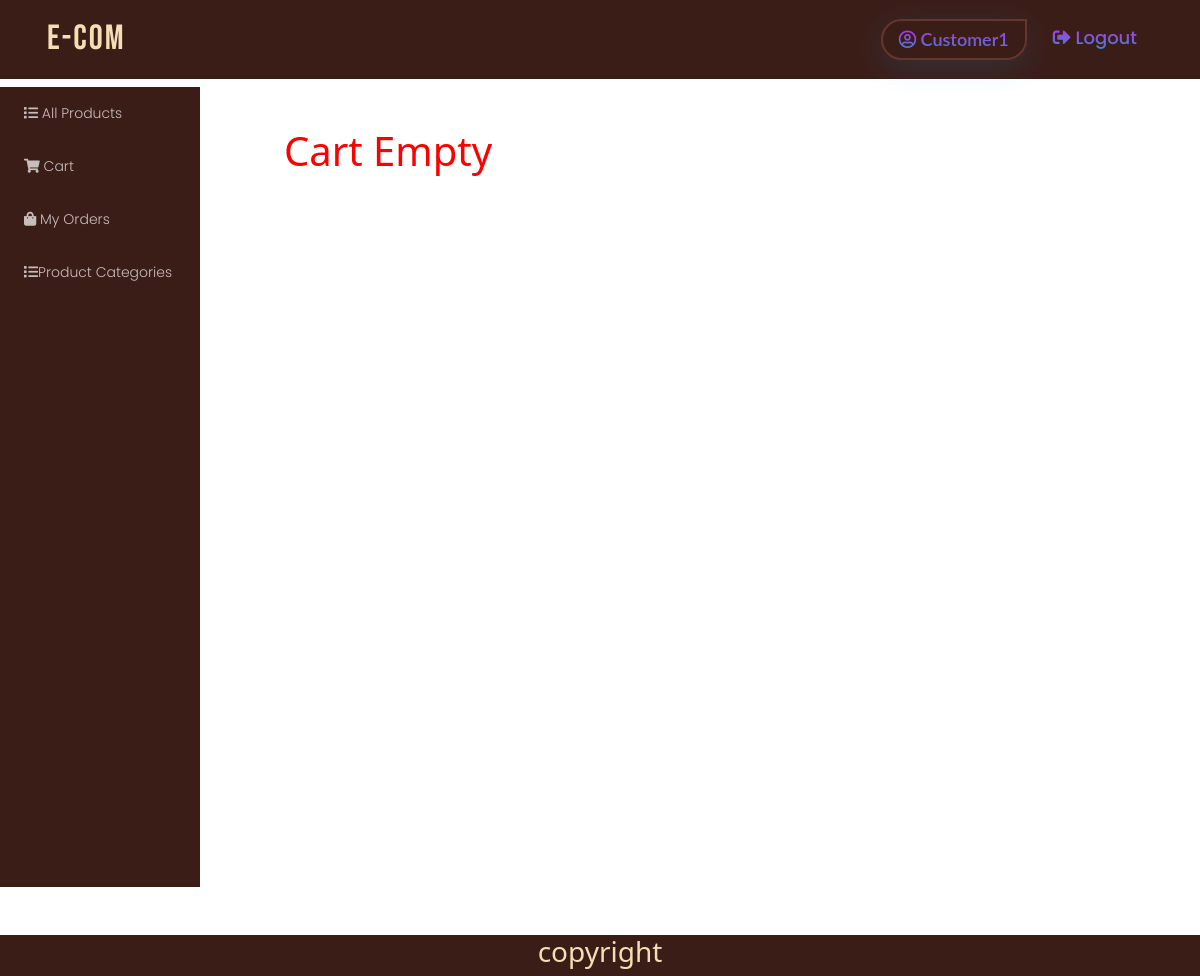
Page /customer/mycart (signed in) on the earlier database version.
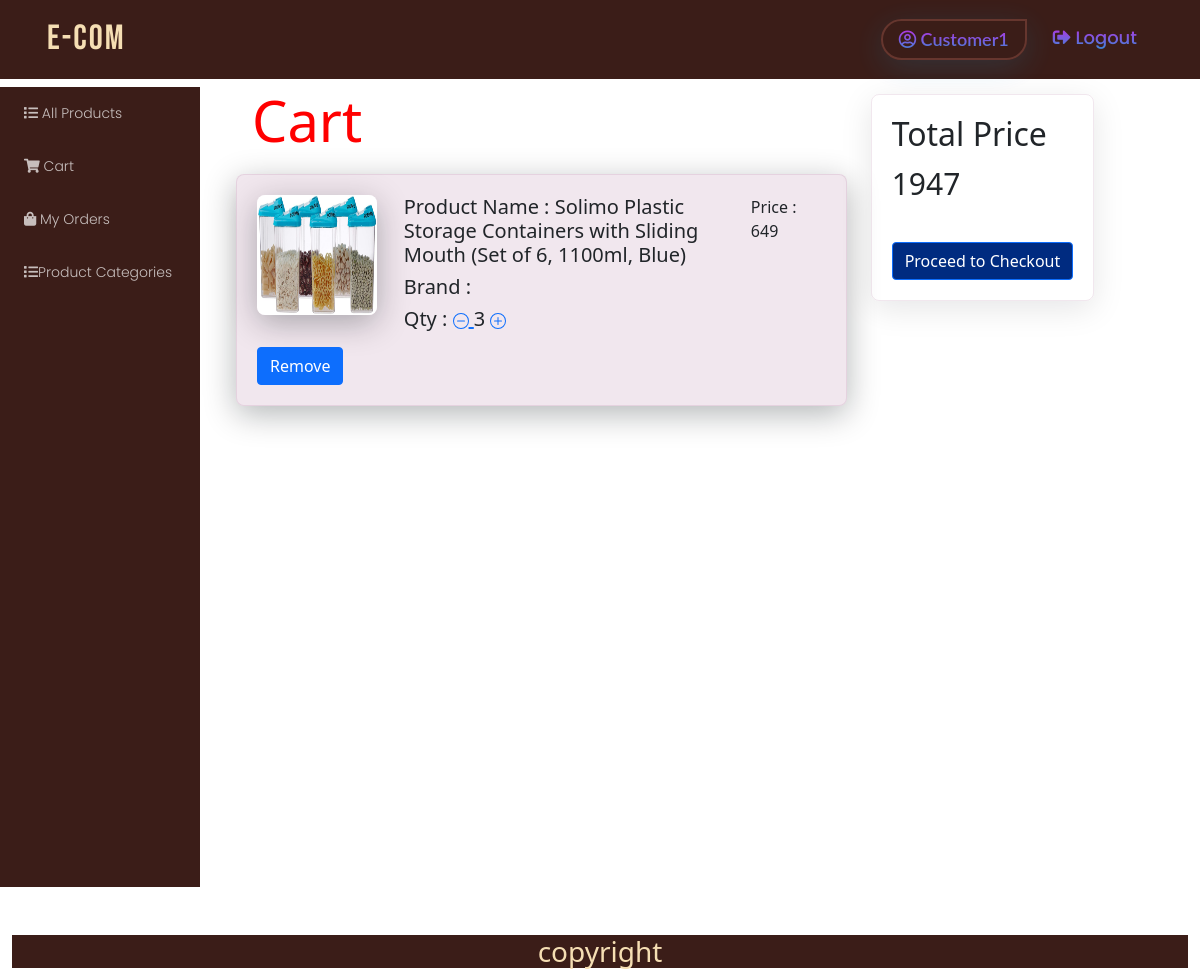
Same page on the later database version.
### customer/models.py (models this page shows, shortened)
class Cart(Abstractmodels):
    INCART = 'incart'
    CANCELLED = 'cancelled'
    options = (
        (INCART, 'incart'),
        (CANCELLED, 'cancelled'),
    )
    item = models.ForeignKey(Product, on_delete=models.CASCADE, related_name='item')
    user = models.ForeignKey(User, on_delete=models.CASCADE, related_name='user')
    status = models.CharField(max_length=120, choices=options, default='incart')
    quantity = models.IntegerField(default=1)
    class Meta:
        ordering = ['-created_date']

### seller/models.py (models this page shows, shortened)
class Product(Abstractmodels):
    name = models.CharField(max_length=120, verbose_name='Product Name')
    brand = models.CharField(max_length=120, verbose_name='Brand Name', blank=True)
    price = models.PositiveIntegerField(default=0)
    details = models.CharField(max_length=1000, verbose_name='Details of Product')
    image = models.ImageField(upload_to='product_images')
    category = models.ForeignKey(Category, on_delete=models.CASCADE, related_name='category')
    user = models.ForeignKey(User, on_delete=models.CASCADE, related_name='seller')
    stock = models.PositiveIntegerField(default=0)
    class Meta:
        ordering = ['-created_date']

### customer/views.py (the view)
# urls.py: path('mycart', views.ViewMyCart.as_view(), name='mycart'),
class ViewMyCart(TemplateView):
    model = Cart
    template_name = 'customer/mycart.html'
    context = {}
    def get(self, request, *args, **kwargs):
        mycart = self.model.objects.filter(user=self.request.user, status='incart')
        total = 0
        for cart in mycart:
            if cart.quantity > cart.item.stock:
                cart.quantity = cart.item.stock
                cart.save()
            if (cart.quantity == 0) & (cart.item.stock != 0):
                cart.quantity = 1
                cart.save()
            total += cart.item.price * cart.quantity
        self.context['items'] = mycart
        self.context['total'] = total
        return render(request, self.template_name, self.context)

### templates/customer/mycart.html (shortened to what this page needs)
<!DOCTYPE html>
{%extends 'customer/basecust.html'%}
{%load static%}
{% block body_block %}
<div class="container CartItem">
    <div class="row">
        {%if items.count == 0 %}
        <div class="mt-5 ms-5">
            <h1><span style="color:red;">Cart Empty</span></h1>
        </div>
        {%else%}
        <h2 class="mt-2 ms-3 display-4" style="color: red"> Cart</h2>
        {%for product in items%}
        <div class="col-md-8">
            <div class="orderBox">
                <div class="row">
                    <div class="col-md-2">
                        <div class="cart-img">
                            <img src="{{product.item.image.url}}" alt="">
                        </div>
                    </div>
                    <div class="col-md-8">
                        <div class="cart-desc ">
                            <h5 class="ms-5">Product Name : {{product.item.name}}</h5>
                            <h5 class="ms-5">Brand : {{product.item.author}}</h5>
                            <h5 class="ms-5">Qty : <a href="{%url 'minus' product.id %}">
                                <svg xmlns="http://www.w3.org/2000/svg" width="16" height="16" fill="currentColor"
                                     class="bi bi-dash-circle" viewBox="0 0 16 16">
                                    <path d="M8 15A7 7 0 1 1 8 1a7 7 0 0 1 0 14zm0 1A8 8 0 1 0 8 0a8 8 0 0 0 0 16z"/>
                                    <path d="M4 8a.5.5 0 0 1 .5-.5h7a.5.5 0 0 1 0 1h-7A.5.5 0 0 1 4 8z"/>
                                </svg>
                            </a> {{product.quantity}} <a href="{%url 'plus' product.id %}">
                            </a>
                            </h5>
                        </div>
                    </div>
                    <div class="col-md-2">
                        <div class="cart-del">
                            <p class="">Price : {{product.item.price}}</p>
                        </div>
                    </div>
                </div>
                <div class="buttonBox mt-2">
                    <a href="{%url 'removeitem' product.pk %}" class="btn btn-primary">Remove</a>
                </div>
            </div>
        </div>
        {%endfor%}
        <div class="col-md-4 cartSecod">
            <div class="orderBox">
                <h2 class="">Total Price</h2>
                <p style="font-size: 30px;" class="">{{total}}</p>
                <div><a href="{%url 'checkout' %}" class="btn btn-primary"
                        style="margin-top:20px; background-color:#002b80;color:white;">Proceed to Checkout</a>
                </div>
            </div>
        </div>
    </div>
    {%endif%}
</div>
{% endblock %}

Differences in the rows shown:
added Cart: item.image (picture), item.name "Solimo Plastic Storage Containers with Sliding Mouth (Set of 6, 1100ml, Blue)", quantity "3", item.price "649"
Other differences:
{{ total }}: (not shown) → "1947"
text no longer shown: "Cart Empty"
text now shown: "Cart Total Price Proceed to Checkout"
